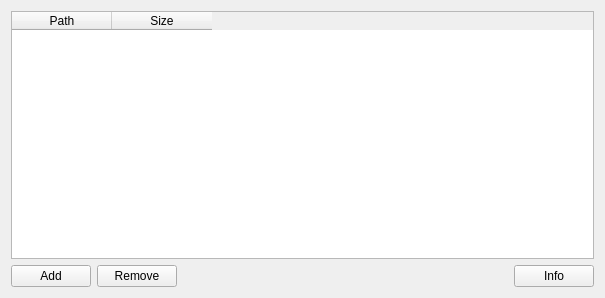
<?xml version="1.0" encoding="UTF-8"?>
<ui version="4.0">
 <class>SharedFoldersWidget</class>
 <widget class="QWidget" name="SharedFoldersWidget">
  <property name="geometry">
   <rect>
    <x>0</x>
    <y>0</y>
    <width>605</width>
    <height>298</height>
   </rect>
  </property>
  <property name="windowTitle">
   <string>Form</string>
  </property>
  <layout class="QGridLayout" name="gridLayout">
   <item row="1" column="1">
    <widget class="QPushButton" name="removeButton">
     <property name="text">
      <string>Remove</string>
     </property>
    </widget>
   </item>
   <item row="1" column="0">
    <widget class="QPushButton" name="addButton">
     <property name="text">
      <string>Add</string>
     </property>
    </widget>
   </item>
   <item row="1" column="2">
    <spacer name="horizontalSpacer">
     <property name="orientation">
      <enum>Qt::Horizontal</enum>
     </property>
     <property name="sizeHint" stdset="0">
      <size>
       <width>40</width>
       <height>20</height>
      </size>
     </property>
    </spacer>
   </item>
   <item row="1" column="3">
    <widget class="QPushButton" name="infoButton">
     <property name="text">
      <string>Info</string>
     </property>
    </widget>
   </item>
   <item row="0" column="0" colspan="4">
    <widget class="QTableWidget" name="foldersTable">
     <property name="selectionMode">
      <enum>QAbstractItemView::SingleSelection</enum>
     </property>
     <property name="selectionBehavior">
      <enum>QAbstractItemView::SelectRows</enum>
     </property>
     <property name="columnCount">
      <number>2</number>
     </property>
     <attribute name="verticalHeaderVisible">
      <bool>false</bool>
     </attribute>
     <column>
      <property name="text">
       <string>Path</string>
      </property>
     </column>
     <column>
      <property name="text">
       <string>Size</string>
      </property>
     </column>
    </widget>
   </item>
  </layout>
 </widget>
 <tabstops>
  <tabstop>foldersTable</tabstop>
  <tabstop>addButton</tabstop>
  <tabstop>removeButton</tabstop>
  <tabstop>infoButton</tabstop>
 </tabstops>
 <resources/>
 <connections/>
</ui>
